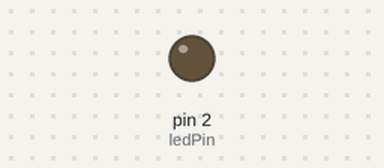
Recording of a sketch running on a simulated Arduino Uno, built with avr-gcc and run on an emulated ATmega328P. Shown: output pins drawn as LEDs (lit = HIGH).

Above: at 2.6 s.
At 8.05 s:
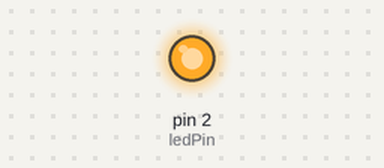
Timing chart, 0 to 8.3 s (numbered marks = the images above):
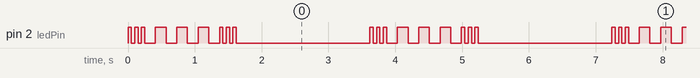

Measured:
- by itself, pin 2 (ledPin): repeats every 3.6 s: 2 × (LOW 0.05 s, HIGH 0.05 s), 3 × (LOW 0.16 s, HIGH 0.16 s), LOW 0.16 s, 2 × (HIGH 0.05 s, LOW 0.05 s), HIGH 0.05 s, LOW 2.0 s, HIGH 0.05 s
- by itself, everything shown: repeats every 3.6 s, in 18 steps

The sketch:

morse_code.ino
```cpp
int ledPin=2;
int dit = 50;
int dah = 160;
int Wait = 2000;

void setup() {
  pinMode(ledPin, OUTPUT);
}

void loop() {
  digitalWrite(ledPin, HIGH);
  delay(dit);
  digitalWrite(ledPin, LOW);
  delay(dit);
    digitalWrite(ledPin, HIGH);
  delay(dit);
  digitalWrite(ledPin, LOW);
  delay(dit);
    digitalWrite(ledPin, HIGH);
  delay(dit);
  digitalWrite(ledPin, LOW);
  delay(dah);
    digitalWrite(ledPin, HIGH);
  delay(dah);
  digitalWrite(ledPin, LOW);
  delay(dah);
      digitalWrite(ledPin, HIGH);
  delay(dah);
  digitalWrite(ledPin, LOW);
  delay(dah);

    digitalWrite(ledPin, HIGH);
  delay(dah);
  digitalWrite(ledPin, LOW);
  delay(dah);

    digitalWrite(ledPin, HIGH);
  delay(dit);
  digitalWrite(ledPin, LOW);
  delay(dit);
      digitalWrite(ledPin, HIGH);
  delay(dit);
  digitalWrite(ledPin, LOW);
  delay(dit);
      digitalWrite(ledPin, HIGH);
  delay(dit);
  digitalWrite(ledPin, LOW);
  delay(Wait);
}
```
